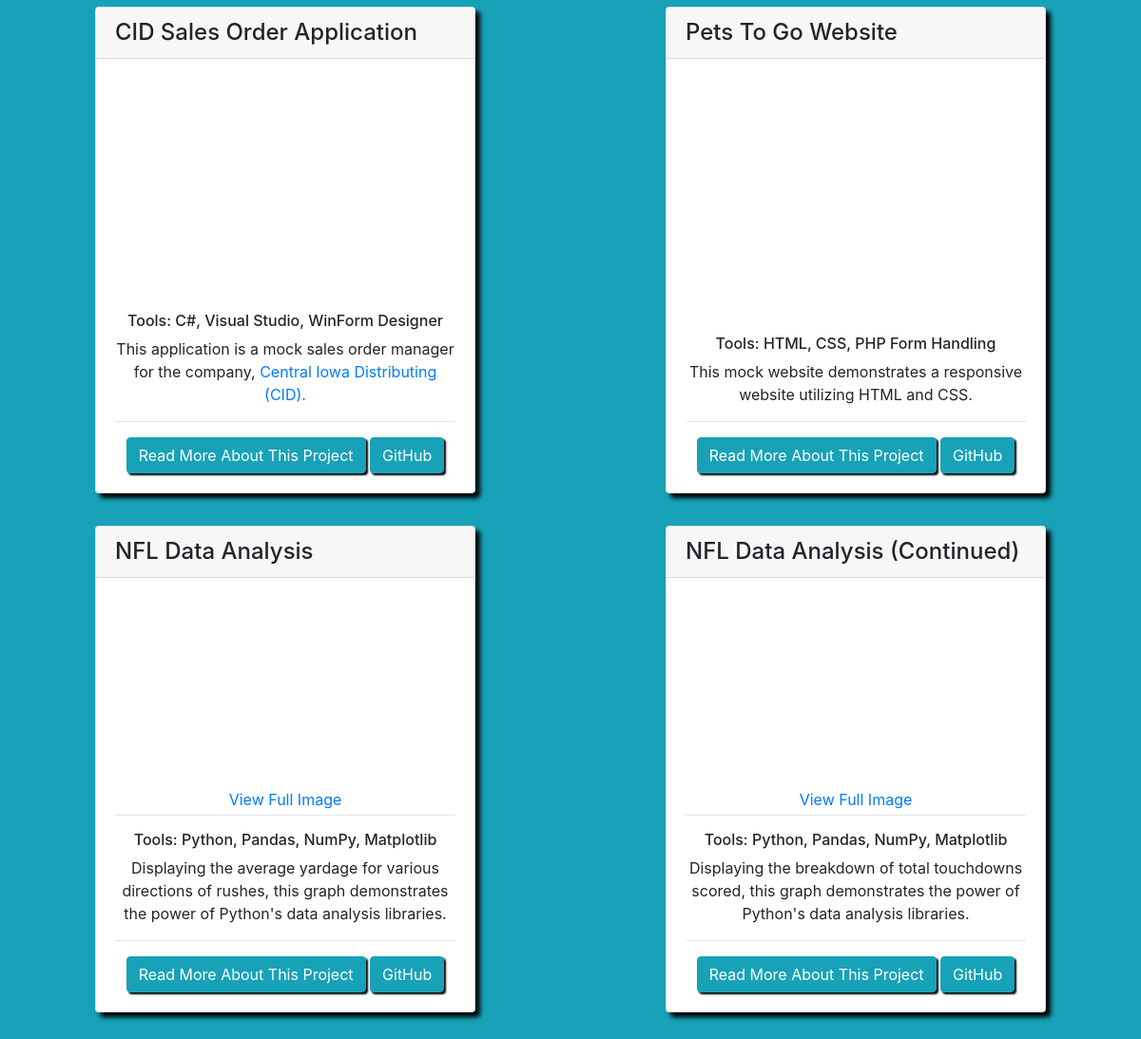
Before: / (lower part) with the older database file.
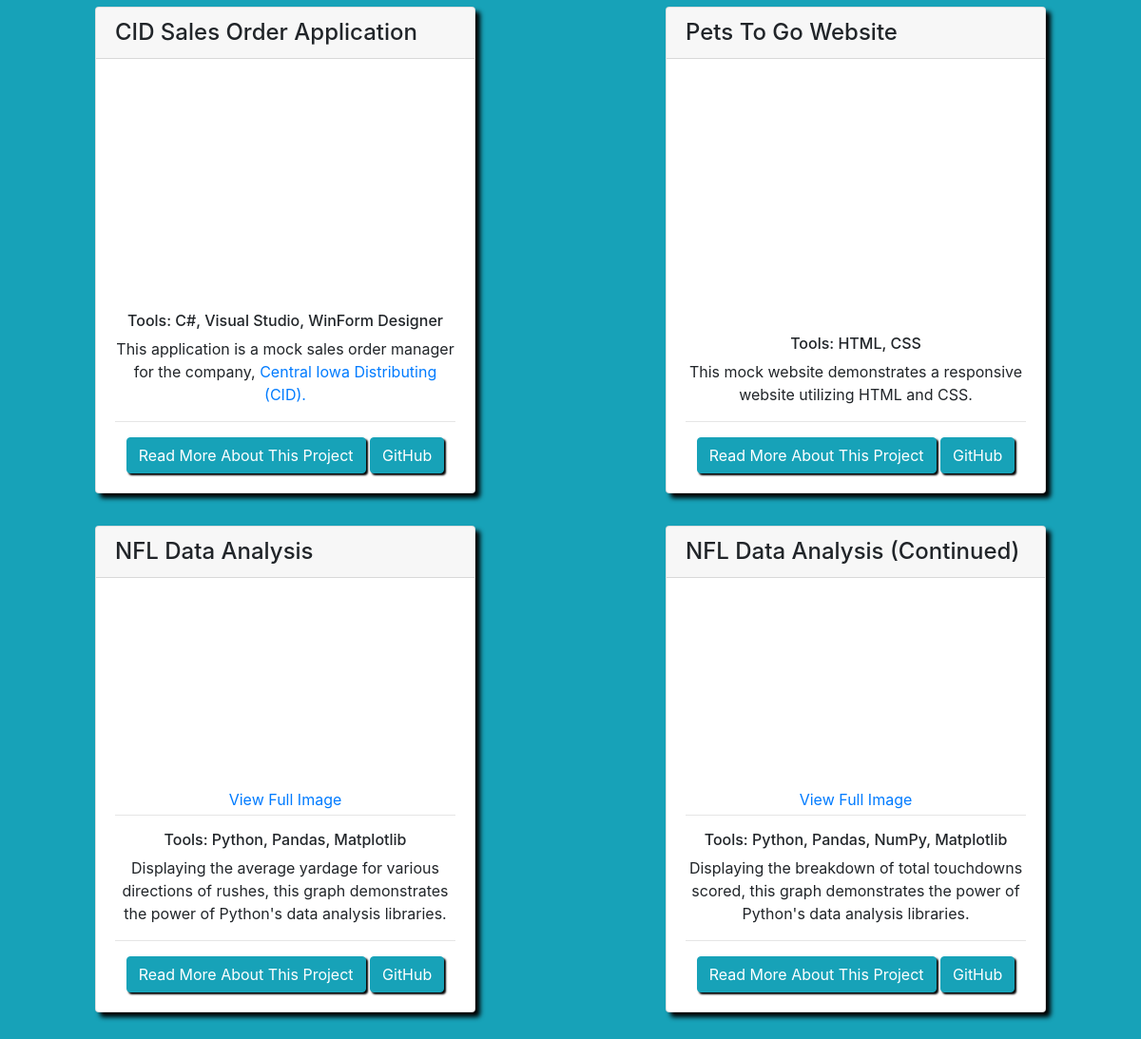
After: the same page with the newer database file.
### portfolio/models.py (models this page shows, shortened)
class Project(models.Model):
    title = models.CharField(max_length=100)
    description = models.CharField(max_length=250)
    video = models.URLField(blank=True)
    image = models.URLField(blank=True)
    github = models.URLField(blank=True)
    tools = models.CharField(max_length=200)
    writeUp = models.TextField()

### portfolio/views.py (the view)
# urls.py: 2. Add a URL to urlpatterns:  path('', views.home, name='home')
def home(request):
    projects = Project.objects.all()
    return render(request, 'home.html', {'projects': projects})

### portfolio/templates/home.html (shortened to what this page needs)
<!DOCTYPE html>
<html lang="en">
<head>
    <link rel="stylesheet" href="https://maxcdn.bootstrapcdn.com/bootstrap/4.0.0/css/bootstrap.min.css">
</head>
    <br>
    <br>
    <br>
    <body class="bg-info">
    <div class="container-fluid">
        <div class="row row-cols-1 row-cols-sm-2 row-cols-md-3 row-cols-lg-4 row-cols-xl-5">
            {% for project in projects %}
                <div class="col mb-4" style="padding-top: 10px;">
                    <div class="card mx-auto" style="width: 25rem; height: 32rem; box-shadow: 5px 5px 5px black;">
                        <h4 class="card-header">{{ project.title }}</h4>
                        <iframe style="height: 18rem;" src="{{ project.video }}" frameborder="0" allow="accelerometer; autoplay; clipboard-write; encrypted-media; gyroscope; picture-in-picture" allowfullscreen></iframe>
                        <div class="card-body text-center">
                            {% if project.video|slice:":9" == "https://i"  %}
                                <a style="display: block; margin-top: -1rem;" href="{{ project.image }}" target="_blank" >View Full Image</a>
                                <hr class="mt-1">
                            {% endif %}
                        <h6 class="card-text">Tools: {{ project.tools }}</h6>
                          <p class="card-title">{{ project.description|safe }}
                          </p>
                            <hr>
                            <button class="btn btn-info" data-toggle="modal" data-target="#myModal{{forloop.counter0}}" >Read More About This Project</button>
                            <a href="{{ project.github }}" target="_blank" class="btn btn-info navLink">GitHub</a>
                      </div>
                    </div>
                </div>
            {% endfor %}
        </div>
    </div>
    </body>
        <br>
        <br>
</html>

### portfolio/templates/home.html (style rules this page uses)
button { box-shadow: 2px 2px 2px black; }
.navLink { box-shadow: 2px 2px 2px black; }

Changed rows visible on the page:
changed Project "Pets To Go Website": tools "HTML, CSS, PHP Form Handling" → "HTML, CSS"
changed Project "NFL Data Analysis": tools "Python, Pandas, NumPy, Matplotlib" → "Python, Pandas, Matplotlib"
